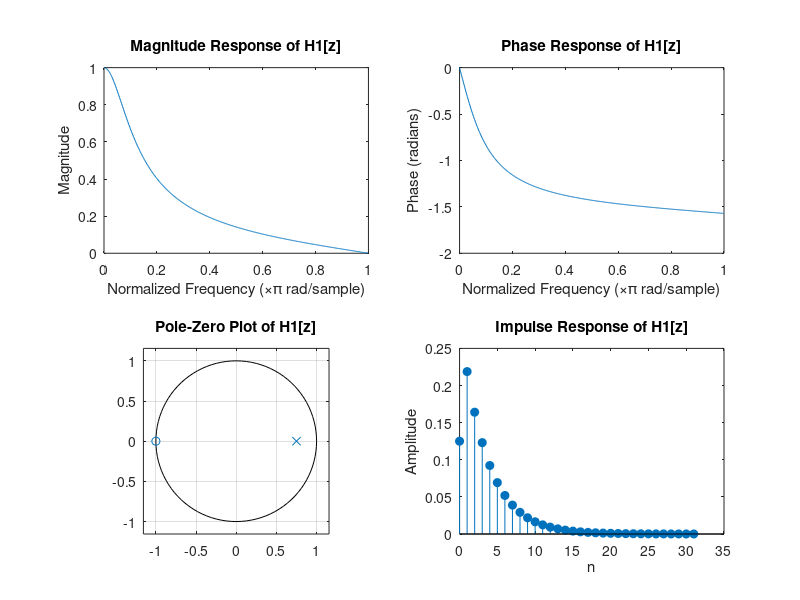
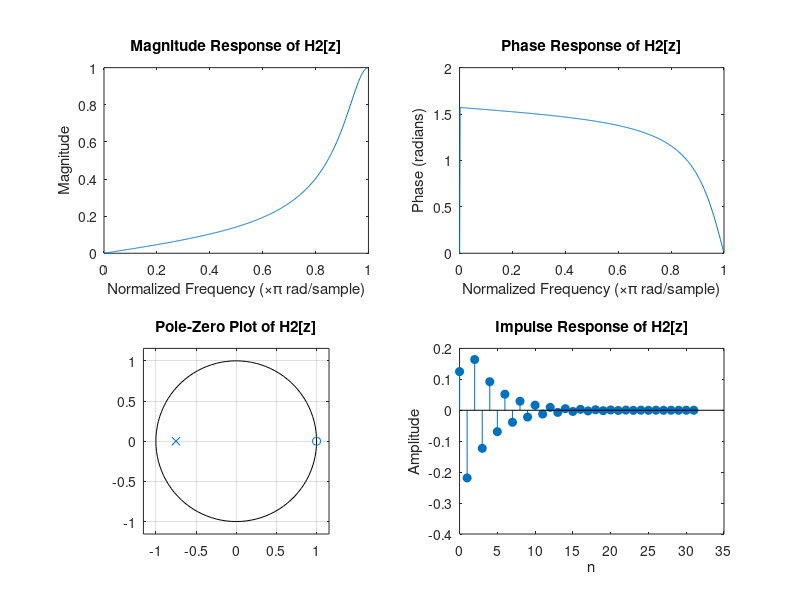
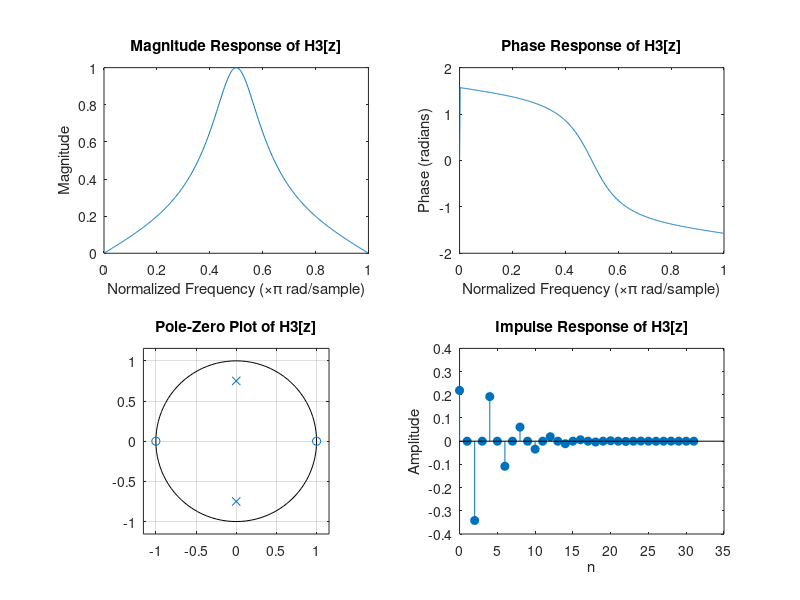
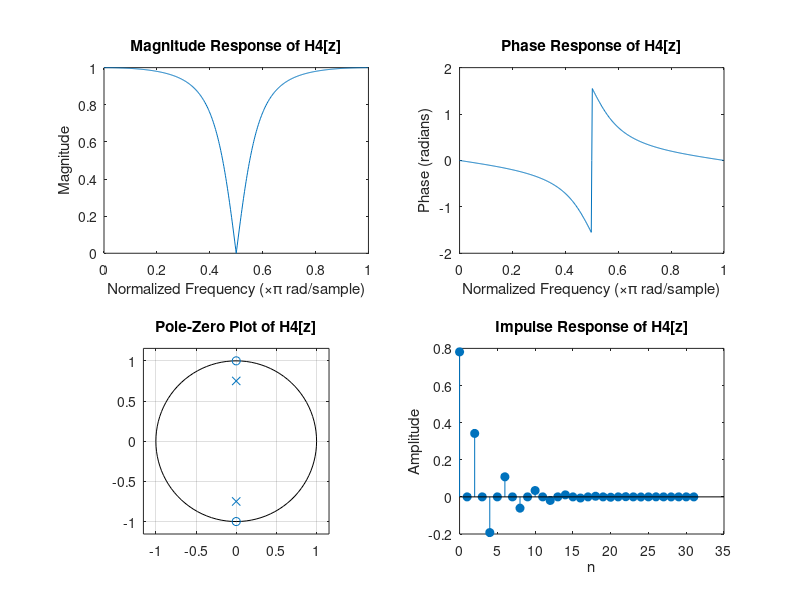

Write MATLAB code to recreate these figures, in order. (Note: this script raises an error after producing the figures.)
function [b,a,H,h,t,X,y,Y,Yk,MSE,so,H2f,Is,If,Isf]=fname3
          
% De La Salle University
% Electronics and Communications Engineering Department
%
% Course        : LBYCPA4
% SECTION       : EQ1
% Submitted by  : Kenan Banal
% Submitted to  : Dr. Edwin Sybingco
%
% Exercise 3    : Frequency Representations of Signals and Systems
%
% Note: Check the instructions given in canvas

%% Task 1
clc; clearvars;
% Generate the time index for the impulse response
n=0:31;
% Specify the filter coefficients of filter 1 to 4 using the cell array
% b{k} and a{k} where k = 1,2,3, and 4. Also determine the following
% 
% impulse response and store it in h{k}
% Frequency response and store them in H{k}

% Filter 1
b = cell(1, 4); % Cell array to store numerator coefficients
a = cell(1, 4); % Cell array to store denominator coefficients

% H1(z) = 1/8 * (1 + z^(-1)) / (1 - (3/4) * z^(-1))
b{1} = 1/8 * [1 1];        % Numerator coefficients of H1
a{1} = [1 -3/4];           % Denominator coefficients of H1

% H2(z) = 1/8 * (1 - z^(-1)) / (1 + (3/4) * z^(-1))
b{2} = 1/8 * [1 -1];       % Numerator coefficients of H2
a{2} = [1 3/4];            % Denominator coefficients of H2

% H3(z) = 7/32 * (1 - z^(-2)) / (1 + (9/16) * z^(-2))
b{3} = 7/32 * [1 0 -1];    % Numerator coefficients of H3
a{3} = [1 0 9/16];         % Denominator coefficients of H3

% H4(z) = 25/32 * (1 + z^(-2)) / (1 + (9/16) * z^(-2))
b{4} = 25/32 * [1 0 1];    % Numerator coefficients of H4
a{4} = [1 0 9/16];         % Denominator coefficients of H4

% Visualization of figure 1 to 4
H = cell(1, 4);  % Cell array to store frequency response of each filter
w = linspace(0, pi, 512);  % Frequency vector (512 evaluation points)

% Complete the table below by categorizing the filter type as lowpass,
% highpass, bandpass, or bandstop
%figure(1);
%%% 
%%% Plot for Filter 1
%%% 
[H1, w] = freqz(b{1}, a{1}, 512);  % Frequency response of H1
impulse_response1 = filter(b{1}, a{1}, [1 zeros(1, 31)]);  % Impulse response for H1

figure('Name', 'Figure 1: Filter H1', 'Position', [100, 100, 1200, 800]);

% Magnitude Response
subplot(2, 2, 1);
plot(w/pi, abs(H1));
title('Magnitude Response of H1[z]');
xlabel('Normalized Frequency (\times\pi rad/sample)');
ylabel('Magnitude');

% Phase Response
subplot(2, 2, 2);
plot(w/pi, angle(H1));
title('Phase Response of H1[z]');
xlabel('Normalized Frequency (\times\pi rad/sample)');
ylabel('Phase (radians)');

% Pole-Zero Plot
subplot(2, 2, 3);
zplane(b{1}, a{1});
title('Pole-Zero Plot of H1[z]');

% Impulse Response
subplot(2, 2, 4);
stem(n, impulse_response1, 'filled');
title('Impulse Response of H1[z]');
xlabel('n');
ylabel('Amplitude');
%%% 
%%% Plot for Filter 2
%%% 
[H2, w] = freqz(b{2}, a{2}, 512);  % Frequency response of H2
impulse_response2 = filter(b{2}, a{2}, [1 zeros(1, 31)]);  % Impulse response for H2

figure('Name', 'Figure 2: Filter H2', 'Position', [100, 100, 1200, 800]);

% Magnitude Response
subplot(2, 2, 1);
plot(w/pi, abs(H2));
title('Magnitude Response of H2[z]');
xlabel('Normalized Frequency (\times\pi rad/sample)');
ylabel('Magnitude');

% Phase Response
subplot(2, 2, 2);
plot(w/pi, angle(H2));
title('Phase Response of H2[z]');
xlabel('Normalized Frequency (\times\pi rad/sample)');
ylabel('Phase (radians)');

% Pole-Zero Plot
subplot(2, 2, 3);
zplane(b{2}, a{2});
title('Pole-Zero Plot of H2[z]');

% Impulse Response
subplot(2, 2, 4);
stem(n, impulse_response2, 'filled');
title('Impulse Response of H2[z]');
xlabel('n');
ylabel('Amplitude');
%%% 
%%% Plot for Filter 3
%%% 
[H3, w] = freqz(b{3}, a{3}, 512);  % Frequency response of H3
impulse_response3 = filter(b{3}, a{3}, [1 zeros(1, 31)]);  % Impulse response for H3

figure('Name', 'Figure 3: Filter H3', 'Position', [100, 100, 1200, 800]);

% Magnitude Response
subplot(2, 2, 1);
plot(w/pi, abs(H3));
title('Magnitude Response of H3[z]');
xlabel('Normalized Frequency (\times\pi rad/sample)');
ylabel('Magnitude');

% Phase Response
subplot(2, 2, 2);
plot(w/pi, angle(H3));
title('Phase Response of H3[z]');
xlabel('Normalized Frequency (\times\pi rad/sample)');
ylabel('Phase (radians)');

% Pole-Zero Plot
subplot(2, 2, 3);
zplane(b{3}, a{3});
title('Pole-Zero Plot of H3[z]');

% Impulse Response
subplot(2, 2, 4);
stem(n, impulse_response3, 'filled');
title('Impulse Response of H3[z]');
xlabel('n');
ylabel('Amplitude');
%%% 
%%% Plot for Filter 4
%%% 
[H4, w] = freqz(b{4}, a{4}, 512);  % Frequency response of H4
impulse_response4 = filter(b{4}, a{4}, [1 zeros(1, 31)]);  % Impulse response for H4

figure('Name', 'Figure 4: Filter H4', 'Position', [100, 100, 1200, 800]);

% Magnitude Response
subplot(2, 2, 1);
plot(w/pi, abs(H4));
title('Magnitude Response of H4[z]');
xlabel('Normalized Frequency (\times\pi rad/sample)');
ylabel('Magnitude');

% Phase Response
subplot(2, 2, 2);
plot(w/pi, angle(H4));
title('Phase Response of H4[z]');
xlabel('Normalized Frequency (\times\pi rad/sample)');
ylabel('Phase (radians)');

% Pole-Zero Plot
subplot(2, 2, 3);
zplane(b{4}, a{4});
title('Pole-Zero Plot of H4[z]');

% Impulse Response
subplot(2, 2, 4);
stem(n, impulse_response4, 'filled');
title('Impulse Response of H4[z]');
xlabel('n');
ylabel('Amplitude');

h = [impulse_response1 impulse_response2 impulse_response3 impulse_response3 impulse_response4];

t=table([1;2;3;4],'VariableName',{'FilterNumber'});
t.FilterType(1)={'Highpass'};
t.FilterType(2)={'Lowpass'};
t.FilterType(3)={'Bandstop'};
t.FilterType(4)={'Bandpass'};



%% Task 2: Effect of Number of Samples on Frequency Components
N_values = [25, 50, 75, 100, 200, 1000];  % Different values of N
n_max = 1024;  % Number of points for DTFT (half frequency)
x = cell(1, length(N_values));  % Cell array to store the signals x[n]
X = cell(1, length(N_values));  % Cell array to store the DTFTs X[k]

% Loop over different values of N
for k = 1:length(N_values)
    N = N_values(k);
    n = 0:N-1;  % Time vector for n = 0, 1, ..., N-1
    % Generate the signal x[n]
    x{k} = cos(0.2*pi*n) + cos(0.22*pi*n) + cos(0.6*pi*n);
    
    % Compute the Discrete-Time Fourier Transform (DTFT) with 1024 points
    X{k} = fft(x{k}, n_max);  % Perform FFT and zero-pad to 1024 points
    X{k} = X{k}(1:n_max/2);  % Take only the first half (positive frequencies)
end

% Create figure for magnitude response
figure('Name', 'Figure 5: Magnitude Response for Different N', 'Position', [100, 100, 1200, 800]);

% Plot for each value of N
for k = 1:length(N_values)
    N = N_values(k);
    % Magnitude response for the first half of the DTFT
    freq = linspace(0, 0.5, n_max/2);  % Normalized frequency range (0 to 0.5)
    
    subplot(6, 1, k);  % Create 6 subplots for N = 25, 50, 75, 100, 200, 1000
    plot(freq, abs(X{k}));
    title(['Magnitude Response for N = ', num2str(N)]);
    xlabel('Normalized Frequency (\times\pi rad/sample)');
    ylabel('Magnitude');
    
    % Find peaks with prominence threshold
    [peaks, locs] = findpeaks(abs(X{k}), 'MinPeakProminence', max(abs(X{k}))/2);
    
    % Mark the peaks on the plot
    hold on;
    plot(freq(locs), peaks, 'ro', 'MarkerFaceColor', 'r');
    hold off;
end



%% Task 3 MSE of DTFT and DFT/FFT
% coefficients of the z-transform
%b1=0.0168*[1 0 -2 0 1];
%a1=[1 -2.5333 3.2089 -2.0520 0.6561];
%N=[8 16 32 64];

% Given constants
G = 0.0168;
b = G * [1 0 -2 0 1]; % Numerator coefficients
a = [1 -2.533 3.2089 -2.0520 0.6561]; % Denominator coefficients
N_vals = [8, 16, 32, 64]; % Different values of N
y = cell(1, 4); % Cell array to store impulse responses for each N
Y = cell(1, 4); % Cell array to store DTFT for each N
Yk = cell(1, 4); % Cell array to store DFT for each N
MSE = zeros(1, 4); % Array to store MSE for each N

% Compute the impulse response and frequency responses
for i = 1:length(N_vals)
    N = N_vals(i);
    
    % Compute impulse response using filter (impulse input)
    impulse = [1 zeros(1, N-1)]; % Impulse input of length N
    y{i} = filter(b, a, impulse); % Impulse response
    
    % Compute DTFT using freqz with 1024 points
    [H, w] = freqz(b, a, 1024);
    Y{i} = H; % Store DTFT
    
    % Compute DFT using fft
    Yk{i} = fft(y{i}, 1024); % Zero-pad to 1024 for comparison with DTFT
    
    % Interpolate DFT to match the frequency points of DTFT
    Yk_interp = interp1(linspace(0, pi, N), abs(Yk{i}(1:N)), w(1:N), 'linear', 'extrap');
    
    % Compute MSE between DTFT and DFT
    MSE(i) = mean(abs(abs(Y{i}(1:N)) - Yk_interp).^2); % Mean square error
end

% Visualization (Figure 6) - DTFT overlaying DFT for different N
figure('Name','6','Position', [100, 100, 1200, 800]);
for i = 1:length(N_vals)
    subplot(4, 1, i);
    plot(w/pi, abs(Y{i})); hold on;
    stem(w(1:1024/N_vals(i):1024)/pi, abs(Yk{i}(1:1024/N_vals(i):1024)), 'r'); % Overlay DFT points
    title(['DTFT and DFT overlay for N = ' num2str(N_vals(i))]);
    xlabel('Normalized Frequency (\times\pi rad/sample)');
    ylabel('Magnitude');
    legend('DTFT', 'DFT');
    grid on;
end

% Visualization (Figure 7) - Mean Square Error vs N
figure('Name','7','Position', [100, 100, 1200, 800]);
plot(N_vals, MSE, '-o');
title('Mean Square Error vs N');
xlabel('N');
ylabel('MSE');
grid on;

%% Task 4: time-frequency representation
% Load the audio file
[audio, Fs] = audioread('RollingInTheDeep.wav'); % Fs is the sampling frequency

% Filter coefficients from Task 3
G = 0.0168;
b = G * [1 0 -2 0 1]; % Numerator coefficients
a = [1 -2.533 3.2089 -2.0520 0.6561]; % Denominator coefficients

% Filter the audio signal
so = filter(b, a, audio); % Filtered audio

% Parameters for spectrogram
window = hanning(512); % Hanning window of 512 samples
noverlap = 128; % Overlap of 128 samples
nfft = 512; % 512 frequency points

% Spectrogram of the original audio
figure('Name','8','Position', [100, 100, 1200, 800]);
subplot(2, 1, 1);
spectrogram(audio, window, noverlap, nfft, Fs, 'yaxis');
title('Spectrogram of the Original Audio');
xlabel('Time (s)');
ylabel('Frequency (Hz)');
colorbar;

% Spectrogram of the filtered audio
subplot(2, 1, 2);
spectrogram(so, window, noverlap, nfft, Fs, 'yaxis');
title('Spectrogram of the Filtered Audio');
xlabel('Time (s)');
ylabel('Frequency (Hz)');
colorbar;

%% Task 5 h2,H2f,I,Is,If,Ifs
% convolution kernel a
h2=0.142*[0 1 2;-1 0 1;-2 -1 0];

% Load the original grayscale image 'lena_gray.tiff'
T = imread('lena_gray.tiff');
T = double(T); % Convert to double for processing

% Define the convolution kernel h2
h2 = 0.142 * [0 1 2; -1 0 1; -2 -1 0];

% Apply convolution
filtered_image = conv2(T, h2, 'same'); % Convolve with the kernel

% Shift amplitude of the filtered image to have a minimum value of 0
filtered_image_shifted = filtered_image - min(filtered_image(:));
filtered_image_uint8 = uint8(filtered_image_shifted); % Convert to uint8

% Store the filtered image in If
If = filtered_image_uint8;

% Compute the 2D Fourier transform of the images and kernel
Is = fftshift(fft2(T)); % Spectrum of the original image
Isf = fftshift(fft2(If)); % Spectrum of the filtered image
H2f = fftshift(fft2(h2, size(T, 1), size(T, 2))); % Spectrum of the convolution kernel

% Convert spectra to logarithmic scale for better visualization
log_Is = log(1 + abs(Is));
log_Isf = log(1 + abs(Isf));
log_H2f = log(1 + abs(H2f));

% Visualization (Figure 9)

figure('Name','9','Position', [100, 100, 1200, 800]);

% Display the original image
subplot(2, 3, 5);
imshow(uint8(T));
title('Original Image');

% Display the filtered image
subplot(2, 3, 6);
imshow(If);
title('Filtered Image');

% Plot the 3D frequency spectrum of the convolution kernel
subplot(2, 3, 1);
mesh(log_H2f);
title('Spectrum of the Filter');
xlabel('Frequency X');
ylabel('Frequency Y');
zlabel('Magnitude (log)');

% Plot the 3D frequency spectrum of the original image
subplot(2, 3, 2);
mesh(log_Is);
title('Spectrum of the Original Image');
xlabel('Frequency X');
ylabel('Frequency Y');
zlabel('Magnitude (log)');

% Plot the 3D frequency spectrum of the filtered image
subplot(2, 3, 3);
mesh(log_Isf);
title('Spectrum of the Filtered Image');
xlabel('Frequency X');
ylabel('Frequency Y');
zlabel('Magnitude (log)');


end



